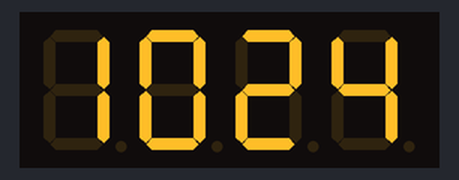
Simulated run of this program. Board: Raspberry Pi (BCM pin numbers). Parts: 4-digit seven-segment display. The clock reads 2024-03-15 10:24:30 at power-on unless the program sets it.

Above: at 0.1 s.
At 90.3 s:
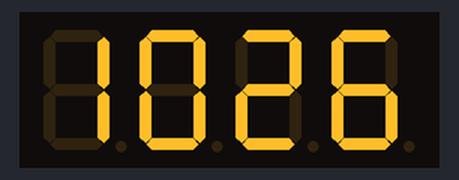

The program:

time.py
```python
import time
from tm1637 import TM1637

CLK = 23
DIO = 24

display = TM1637(clk=CLK, dio=DIO)
display.brightness = 7

try:
    while True:
        now = time.localtime()
        hour = now.tm_hour
        minute = now.tm_min

        # Combine hour and minute as 4-digit number
        time_number = hour * 100 + minute
        display.number(time_number)  # just show 4 digits

        time.sleep(1)  # update every second

except KeyboardInterrupt:
    display.clear()
    print("\nClock stopped")
```
